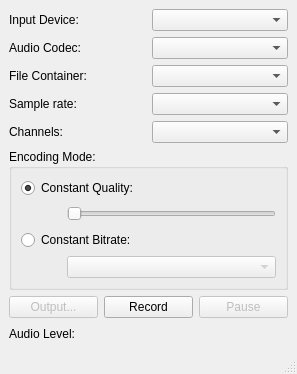
<?xml version="1.0" encoding="UTF-8"?>
<ui version="4.0">
 <class>AudioRecorder</class>
 <widget class="QMainWindow" name="AudioRecorder">
  <property name="geometry">
   <rect>
    <x>0</x>
    <y>0</y>
    <width>297</width>
    <height>374</height>
   </rect>
  </property>
  <property name="windowTitle">
   <string>MainWindow</string>
  </property>
  <widget class="QWidget" name="centralwidget">
   <layout class="QGridLayout" name="gridLayout_3">
    <item row="0" column="0" colspan="3">
     <layout class="QGridLayout" name="gridLayout_2">
      <item row="3" column="0">
       <widget class="QLabel" name="label_4">
        <property name="text">
         <string>Sample rate:</string>
        </property>
       </widget>
      </item>
      <item row="0" column="1">
       <widget class="QComboBox" name="audioDeviceBox"/>
      </item>
      <item row="1" column="0">
       <widget class="QLabel" name="label_2">
        <property name="text">
         <string>Audio Codec:</string>
        </property>
       </widget>
      </item>
      <item row="0" column="0">
       <widget class="QLabel" name="label">
        <property name="text">
         <string>Input Device:</string>
        </property>
       </widget>
      </item>
      <item row="2" column="0">
       <widget class="QLabel" name="label_3">
        <property name="text">
         <string>File Container:</string>
        </property>
       </widget>
      </item>
      <item row="2" column="1">
       <widget class="QComboBox" name="containerBox"/>
      </item>
      <item row="3" column="1">
       <widget class="QComboBox" name="sampleRateBox"/>
      </item>
      <item row="1" column="1">
       <widget class="QComboBox" name="audioCodecBox"/>
      </item>
      <item row="4" column="0">
       <widget class="QLabel" name="label_5">
        <property name="text">
         <string>Channels:</string>
        </property>
       </widget>
      </item>
      <item row="4" column="1">
       <widget class="QComboBox" name="channelsBox"/>
      </item>
     </layout>
    </item>
    <item row="1" column="0" colspan="3">
     <widget class="QGroupBox" name="groupBox">
      <property name="title">
       <string>Encoding Mode:</string>
      </property>
      <layout class="QGridLayout" name="gridLayout">
       <item row="0" column="0" colspan="2">
        <widget class="QRadioButton" name="constantQualityRadioButton">
         <property name="text">
          <string>Constant Quality:</string>
         </property>
         <property name="checked">
          <bool>true</bool>
         </property>
        </widget>
       </item>
       <item row="1" column="0">
        <spacer name="horizontalSpacer_2">
         <property name="orientation">
          <enum>Qt::Horizontal</enum>
         </property>
         <property name="sizeType">
          <enum>QSizePolicy::Fixed</enum>
         </property>
         <property name="sizeHint" stdset="0">
          <size>
           <width>40</width>
           <height>20</height>
          </size>
         </property>
        </spacer>
       </item>
       <item row="1" column="1">
        <widget class="QSlider" name="qualitySlider">
         <property name="orientation">
          <enum>Qt::Horizontal</enum>
         </property>
        </widget>
       </item>
       <item row="2" column="0" colspan="2">
        <widget class="QRadioButton" name="constantBitrateRadioButton">
         <property name="text">
          <string>Constant Bitrate:</string>
         </property>
        </widget>
       </item>
       <item row="3" column="0">
        <spacer name="horizontalSpacer">
         <property name="orientation">
          <enum>Qt::Horizontal</enum>
         </property>
         <property name="sizeType">
          <enum>QSizePolicy::Fixed</enum>
         </property>
         <property name="sizeHint" stdset="0">
          <size>
           <width>40</width>
           <height>20</height>
          </size>
         </property>
        </spacer>
       </item>
       <item row="3" column="1">
        <widget class="QComboBox" name="bitrateBox">
         <property name="enabled">
          <bool>false</bool>
         </property>
        </widget>
       </item>
      </layout>
     </widget>
    </item>
    <item row="2" column="0">
     <widget class="QPushButton" name="outputButton">
      <property name="enabled">
       <bool>false</bool>
      </property>
      <property name="text">
       <string>Output...</string>
      </property>
     </widget>
    </item>
    <item row="2" column="1">
     <widget class="QPushButton" name="recordButton">
      <property name="text">
       <string>Record</string>
      </property>
     </widget>
    </item>
    <item row="2" column="2">
     <widget class="QPushButton" name="pauseButton">
      <property name="enabled">
       <bool>false</bool>
      </property>
      <property name="text">
       <string>Pause</string>
      </property>
     </widget>
    </item>
    <item row="3" column="0">
     <widget class="QLabel" name="levelLabel">
      <property name="text">
       <string>Audio Level:</string>
      </property>
     </widget>
    </item>
    <item row="3" column="1" colspan="2">
     <layout class="QVBoxLayout" name="levelsLayout"/>
    </item>
   </layout>
  </widget>
  <widget class="QStatusBar" name="statusbar"/>
 </widget>
 <resources/>
 <connections>
  <connection>
   <sender>constantQualityRadioButton</sender>
   <signal>toggled(bool)</signal>
   <receiver>qualitySlider</receiver>
   <slot>setEnabled(bool)</slot>
   <hints>
    <hint type="sourcelabel">
     <x>113</x>
     <y>197</y>
    </hint>
    <hint type="destinationlabel">
     <x>115</x>
     <y>223</y>
    </hint>
   </hints>
  </connection>
  <connection>
   <sender>constantBitrateRadioButton</sender>
   <signal>toggled(bool)</signal>
   <receiver>bitrateBox</receiver>
   <slot>setEnabled(bool)</slot>
   <hints>
    <hint type="sourcelabel">
     <x>173</x>
     <y>259</y>
    </hint>
    <hint type="destinationlabel">
     <x>190</x>
     <y>291</y>
    </hint>
   </hints>
  </connection>
  <connection>
   <sender>outputButton</sender>
   <signal>clicked()</signal>
   <receiver>AudioRecorder</receiver>
   <slot>setOutputLocation()</slot>
   <hints>
    <hint type="sourcelabel">
     <x>46</x>
     <y>340</y>
    </hint>
    <hint type="destinationlabel">
     <x>6</x>
     <y>302</y>
    </hint>
   </hints>
  </connection>
  <connection>
   <sender>recordButton</sender>
   <signal>clicked()</signal>
   <receiver>AudioRecorder</receiver>
   <slot>toggleRecord()</slot>
   <hints>
    <hint type="sourcelabel">
     <x>191</x>
     <y>340</y>
    </hint>
    <hint type="destinationlabel">
     <x>113</x>
     <y>317</y>
    </hint>
   </hints>
  </connection>
  <connection>
   <sender>pauseButton</sender>
   <signal>clicked()</signal>
   <receiver>AudioRecorder</receiver>
   <slot>togglePause()</slot>
   <hints>
    <hint type="sourcelabel">
     <x>252</x>
     <y>334</y>
    </hint>
    <hint type="destinationlabel">
     <x>258</x>
     <y>346</y>
    </hint>
   </hints>
  </connection>
 </connections>
 <slots>
  <slot>setOutputLocation()</slot>
  <slot>toggleRecord()</slot>
  <slot>togglePause()</slot>
 </slots>
</ui>
